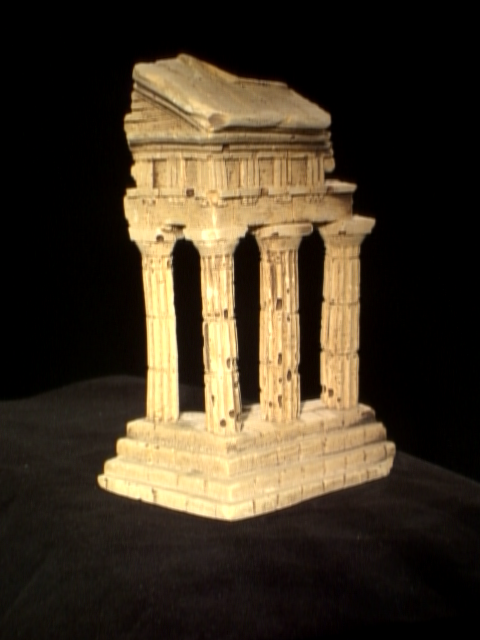
#> input picture data/temple1.png, 480 x 640 px
$ python fundamental_mat.py
#> lines starting #> are read from the running program, lines starting #| are printed output that depends on the picture
### data/compute_avg_reproj_error.py
import numpy as np

def compute_avg_reproj_error(_M, _F):
    N = _M.shape[0]

    X = np.c_[ _M[:,0:2] , np.ones( (N,1) ) ].transpose()
    L = np.matmul( _F , X ).transpose()
    norms = np.sqrt( L[:,0]**2 + L[:,1]**2 )
    L = np.divide( L , np.kron( np.ones( (3,1) ) , norms ).transpose() )
    L = ( np.multiply( L , np.c_[ _M[:,2:4] , np.ones( (N,1) ) ] ) ).sum(axis=1)
    error = (np.fabs(L)).sum()

    X = np.c_[_M[:, 2:4], np.ones((N, 1))].transpose()
    L = np.matmul(_F.transpose(), X).transpose()
    norms = np.sqrt(L[:, 0] ** 2 + L[:, 1] ** 2)
    L = np.divide(L, np.kron(np.ones((3, 1)), norms).transpose())
    L = ( np.multiply( L , np.c_[ _M[:,0:2] , np.ones( (N,1) ) ] ) ).sum(axis=1)
    error += (np.fabs(L)).sum()

    return error/(N*2)

### fundamental_mat.py
'''
# Copyright 2021. Dongwon Kim All rights reserved.
#
# File name : fundamental_mat.py
#
# Written by Dongwon Kim
#
# Fundamental Matrix
#   finding Fundamental matrix, epipolar line
#
# Modificatoin history
#   written by Dongwon Kim on Dec 03, 2021
#
# OpenCV version: 4.5.3
# using virtual environment with Anaconda
#
# notice
#   tried RANSAC for compute_F_mine, but findling local minimum gives better result in average
'''
import numpy as np
import time
import cv2
from data.compute_avg_reproj_error import *

SEED = 0
INF = float('inf')
np.random.seed(SEED)

# file path
TEMPLE1_PATH = './data/temple1.png'
TEMPLE2_PATH = './data/temple2.png'
HOUSE1_PATH = './data/house1.jpg'
HOUSE2_PATH = './data/house2.jpg'
LIBRARY1_PATH = './data/library1.jpg'
LIBRARY2_PATH = './data/library2.jpg'
TEMPLEM_PATH = './data/temple_matches.txt'
HOUSEM_PATH = './data/house_matches.txt'
LIBRARYM_PATH = './data/library_matches.txt'

# open matching information text
templeM = np.loadtxt(TEMPLEM_PATH)
houseM = np.loadtxt(HOUSEM_PATH)
libraryM = np.loadtxt(LIBRARYM_PATH)

# [x, y] pairs from txt
def make_pair(M):
    src_point = []
    dst_point = []
    for i in range(len(M)):
        src_point.append((M[i][0], M[i][1]))
        dst_point.append((M[i][2], M[i][3]))
    src_point = np.array(src_point, dtype=np.int32)
    dst_point = np.array(dst_point, dtype=np.int32)
    return src_point, dst_point

"""
randomly select n matches from M

return [x, y] pairs for src and dst shape: (n, 2)
"""
def rand_select(M, n):
    src_point, dst_point = make_pair(M)
    corr = np.random.choice(src_point.shape[0], n)
    src = src_point[corr]
    dst = dst_point[corr]
    return src, dst

def compute_F_raw(M):
    src, dst = rand_select(M, 8)
    A = []
    for i in range(8):
        x1 = src[i][0]
        y1 = src[i][1]
        x2 = dst[i][0]
        y2 = dst[i][1]
        A.append([x1*x2, x1*y2, x1, y1*x2, y1*y2, y1, x2, y2, 1])
    u, s, v = np.linalg.svd(A)
    f = np.reshape(v[8], (3, 3)) # smallest singular value locates at last(8) in s

    return f

"""
make transform matrix for normalization
    zero centric, unit vector
return 3 x 3 matrix for src and dst
"""
def get_transform_mat(src, dst):
    avg_x1 = np.average(src[:, 0])
    avg_y1 = np.average(src[:, 1])
    avg_x2 = np.average(dst[:, 0])
    avg_y2 = np.average(dst[:, 1])

    cen_x1 = src[:, 0] - avg_x1
    cen_y1 = src[:, 1] - avg_y1
    cen_x2 = dst[:, 0] - avg_x2
    cen_y2 = dst[:, 1] - avg_y2

    std_x1 = np.linalg.norm(cen_x1)
    std_y1 = np.linalg.norm(cen_y1)
    std_x2 = np.linalg.norm(cen_x2)
    std_y2 = np.linalg.norm(cen_y2)

    T1 = np.array([[1/std_x1, 0, -avg_x1/std_x1], [0, 1/std_y1, -avg_y1/std_y1], [0, 0, 1]], dtype=np.float32)
    T2 = np.array([[1/std_x2, 0, -avg_x2/std_x2], [0, 1/std_y2, -avg_y2/std_y2], [0, 0, 1]], dtype=np.float32)
    return T1, T2

def compute_F_norm(M):
    src, dst = rand_select(M, 8)
    A = []

    T1, T2 = get_transform_mat(src, dst)

    X1 = np.c_[src[:, :], np.ones((8, 1))].transpose()
    X2 = np.c_[dst[:, :], np.ones((8, 1))].transpose()
    normX1 = np.matmul(T1, X1)
    normX2 = np.matmul(T2, X2)

    for i in range(8):
        x1 = normX1[0][i]
        y1 = normX1[1][i]
        x2 = normX2[0][i]
        y2 = normX2[1][i]
        A.append([x1*x2, x1*y2, x1, y1*x2, y1*y2, y1, x2, y2, 1])

    _, _, v = np.linalg.svd(A)
    f = np.reshape(v[8], (3, 3))

    # compute SVD of fundamental matrix for limit rank 2
    u, s, V = np.linalg.svd(f)
    s[-1] = 0
    S = np.zeros((u.shape[1], V.shape[0]))
    for i in range(len(s)):
        S[i, i] = s[i]

    normF= np.matmul(np.matmul(u, S), V)

    # back to original scale
    T2 = T2.transpose()
    finalF = np.matmul(np.matmul(T2, normF), T1)

    return finalF

"""
compute distance
sqrt((x1 - x2)**2 + (y1 - y2)**2) for each point

return sum of distance shape: (length of A, )
"""
def distance2(A, B):
    x_distance = (A[0, :] - B[0, :])**2
    y_distance = (A[1, :] - B[1, :])**2
    dis = x_distance + y_distance
    dis = np.sqrt(dis)

    return dis

"""
return fundamental matrix that has local minimum distance
inputs:
    M: matches
    N: number of points to be used finding fundamental mat
        should be greater than 8 to solve equation
1. randomly select N number of points from matches
2. compute normalized fundamental mat using N matches
3. compute distance(error) between estimated point and real point
4. find mat that has local minimum distance(min distance for whole iteration)

return: 3 x 3 normalized fundamental mat
"""
def compute_F_mine(M, N):
    bestF = np.zeros([3,3])
    bestT1 = np.zeros([3,3])
    bestT2 = np.zeros([3,3])
    total_iter = 3000
    min_distance = INF

    for _ in range(total_iter):
        src, dst = rand_select(M, N)
        A = []

        T1, T2 = get_transform_mat(src, dst)

        X1 = np.c_[src[:, :], np.ones((N, 1))].transpose()
        X2 = np.c_[dst[:, :], np.ones((N, 1))].transpose()
        normX1 = np.matmul(T1, X1)
        normX2 = np.matmul(T2, X2)

        for i in range(N):
            x1 = normX1[0][i]
            y1 = normX1[1][i]
            x2 = normX2[0][i]
            y2 = normX2[1][i]
            A.append([x1*x2, x1*y2, x1, y1*x2, y1*y2, y1, x2, y2, 1])

        _, _, v = np.linalg.svd(A)
        f = np.reshape(v[-1], (3, 3))

        u, s, V = np.linalg.svd(f)
        s[-1] = 0
        S = np.zeros((u.shape[1], V.shape[0]))
        for i in range(len(s)):
            S[i, i] = s[i]

        f = np.matmul(np.matmul(u, S), V)

        T2 = T2.transpose()
        f = np.matmul(np.matmul(T2, f), T1)

        ft = f.transpose()
        Fx1 = np.matmul(f, X1)
        Ftx2 = np.matmul(ft, X2)
        distance = distance2(X2, Fx1) + distance2(X1, Ftx2)
        total_dis = np.sum(distance)
        if(total_dis < min_distance):
            min_distance = total_dis
            bestF = f

    return bestF

# compute fundamental matrix and error
templeF_raw = compute_F_raw(templeM)
houseF_raw = compute_F_raw(houseM)
libraryF_raw = compute_F_raw(libraryM)
templeE_raw = compute_avg_reproj_error(templeM, templeF_raw)
houseE_raw = compute_avg_reproj_error(houseM, houseF_raw)
libraryE_raw = compute_avg_reproj_error(libraryM, libraryF_raw)

templeF_norm = compute_F_norm(templeM)
houseF_norm = compute_F_norm(houseM)
libraryF_norm = compute_F_norm(libraryM)
templeE_norm = compute_avg_reproj_error(templeM, templeF_norm)
houseE_norm = compute_avg_reproj_error(houseM, houseF_norm)
libraryE_norm = compute_avg_reproj_error(libraryM, libraryF_norm)

startTime = time.perf_counter()
templeF_mine = compute_F_mine(templeM, 16)
endTime = time.perf_counter()
print("[temple] computing time: {0:.5f}s".format(endTime - startTime))

startTime = time.perf_counter()
houseF_mine = compute_F_mine(houseM, 16)
endTime = time.perf_counter()
print("[house] computing time: {0:.5f}s".format(endTime - startTime))

startTime = time.perf_counter()
libraryF_mine = compute_F_mine(libraryM, 16)
endTime = time.perf_counter()
print("[library] computing time: {0:.5f}s".format(endTime - startTime))

templeE_mine = compute_avg_reproj_error(templeM, templeF_mine)
houseE_mine = compute_avg_reproj_error(houseM, houseF_mine)
libraryE_mine = compute_avg_reproj_error(libraryM, libraryF_mine)

# print the result
print("Average Reprojection Errors (temple1.png and temple2.png)")
print("\tRaw = {}".format(templeE_raw))
print("\tNorm = {}".format(templeE_norm))
print("\tMine = {}".format(templeE_mine))

print("Average Reprojection Errors (house1.png and house2.png)")
print("\tRaw = {}".format(houseE_raw))
print("\tNorm = {}".format(houseE_norm))
print("\tMine = {}".format(houseE_mine))

print("Average Reprojection Errors (library1.png and library2.png)")
print("\tRaw = {}".format(libraryE_raw))
print("\tNorm = {}".format(libraryE_norm))
print("\tMine = {}".format(libraryE_mine))


"""
# Visualization
"""
"""
compute epipolar line
l, m : matrix [a, b, c] where line = ax + by c
return 3 x 3 l, m (each has 3 rows, each row is [a, b, c])
"""
# [12 lines left out: function get_epipolar, not called in this run]

"""
draw circle and line for the image
"""
# [39 lines left out: function drawing, not called in this run]

temple1 = cv2.imread(TEMPLE1_PATH, cv2.IMREAD_COLOR)
#> temple1 is the input picture: shape (640, 480, 3); mean B, G, R 37.1, 53.9, 65.3
temple2 = cv2.imread(TEMPLE2_PATH, cv2.IMREAD_COLOR)
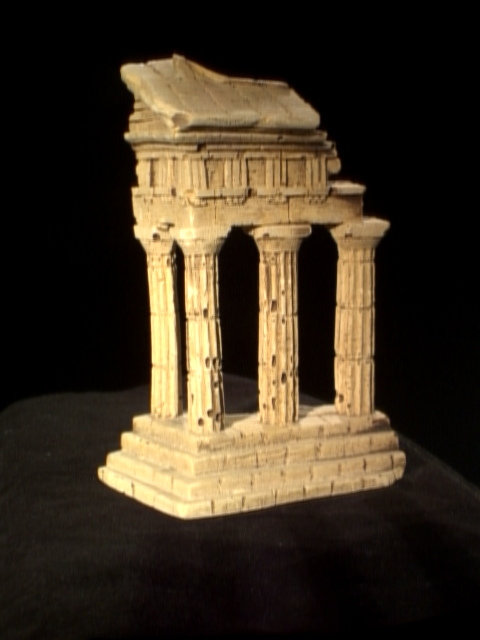
#> input picture data/temple2.png, 480 x 640 px
#> temple2 is the input picture: shape (640, 480, 3); mean B, G, R 33.3, 49.2, 60.7
house1 = cv2.imread(HOUSE1_PATH, cv2.IMREAD_COLOR)
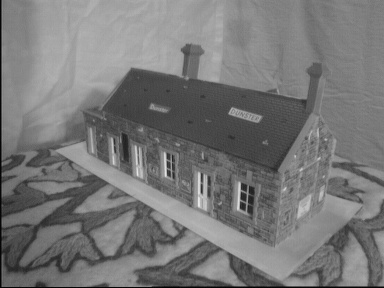
#> input picture data/house1.jpg, 384 x 288 px
#> house1 is the input picture: shape (288, 384, 3); min 0, max 232, mean 119.2
house2 = cv2.imread(HOUSE2_PATH, cv2.IMREAD_COLOR)
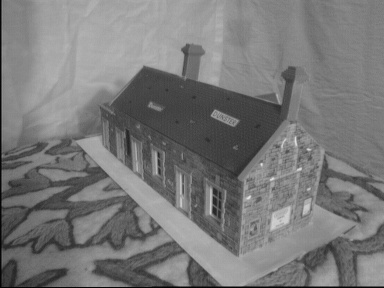
#> input picture data/house2.jpg, 384 x 288 px
#> house2 is the input picture: shape (288, 384, 3); min 0, max 229, mean 120.7
library1 = cv2.imread(LIBRARY1_PATH, cv2.IMREAD_COLOR)
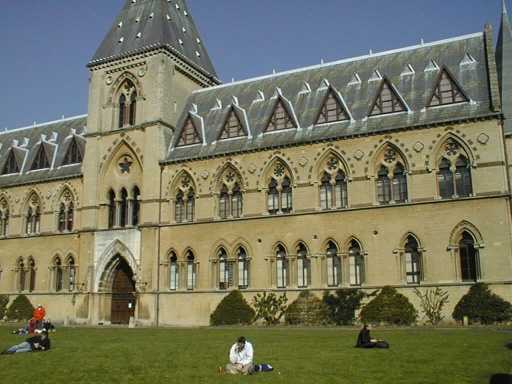
#> input picture data/library1.jpg, 512 x 384 px
#> library1 is the input picture: shape (384, 512, 3); mean B, G, R 94.6, 117.4, 116.2
library2 = cv2.imread(LIBRARY2_PATH, cv2.IMREAD_COLOR)
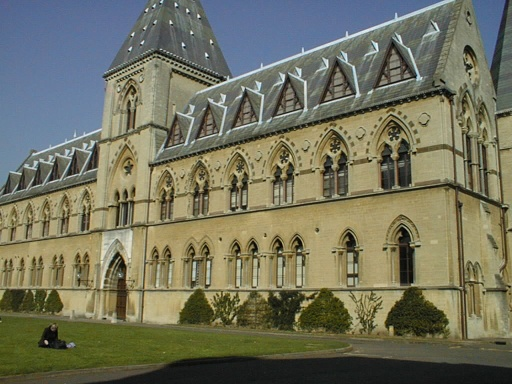
#> input picture data/library2.jpg, 512 x 384 px
#> library2 is the input picture: shape (384, 512, 3); mean B, G, R 93.7, 114.3, 114.3

while 1:
    key = cv2.waitKey(0)
#> (key q is pressed here)
    # quit
    if key == ord('q'):
        break
    # compute F again and show corresponding epipolar lines
    else:
        temple_src, temple_dst = rand_select(templeM, 3)
        house_src, house_dst = rand_select(houseM, 3)
        library_src, library_dst = rand_select(libraryM, 3)

        startTime = time.perf_counter()
        templeF = compute_F_mine(templeM, 16)
        endTime = time.perf_counter()
        print("[temple] computing time: {0:.5f}s".format(endTime - startTime))

        startTime = time.perf_counter()
        houseF = compute_F_mine(houseM, 16)
        endTime = time.perf_counter()
        print("[house] computing time: {0:.5f}s".format(endTime - startTime))

        startTime = time.perf_counter()
        libraryF = compute_F_mine(libraryM, 16)
        endTime = time.perf_counter()
        print("[library] computing time: {0:.5f}s".format(endTime - startTime))

        l, m = get_epipolar(temple_src, temple_dst, templeF)
        img = drawing(temple_src, temple_dst, l, m, temple1, temple2)
        cv2.imshow("[temple]Press q to exit", img)
        l, m = get_epipolar(house_src, house_dst, houseF)
        img = drawing(house_src, house_dst, l, m, house1, house2)
        cv2.imshow("[house]Press q to exit", img)
        l, m = get_epipolar(library_src, library_dst, libraryF)
        img = drawing(library_src, library_dst, l, m, library1, library2)
        cv2.imshow("[library]Press q to exit", img)
cv2.destroyAllWindows()
